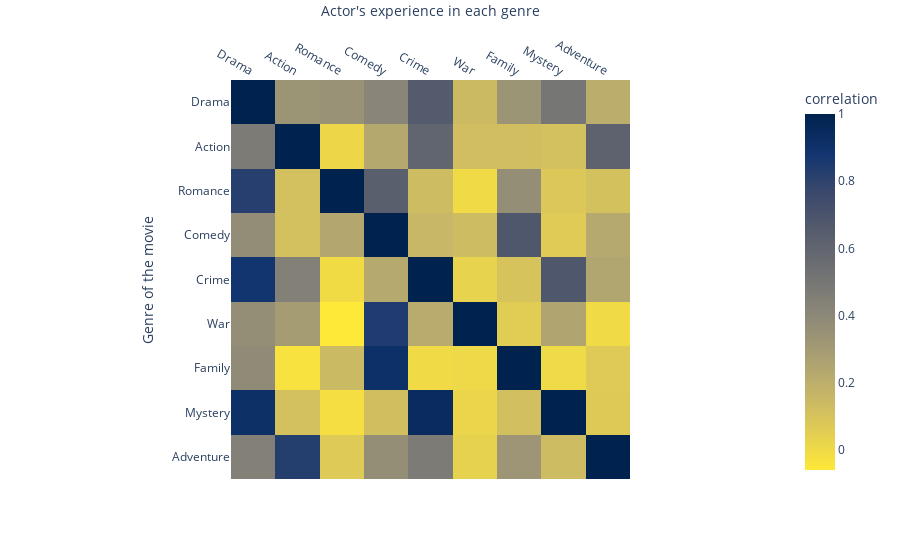

The cell this chart's notebook holds for it:
### Code cell
# plot.
fig = px.imshow(corr_before_ongoing_genres,
                labels=dict(x="Actor's experience in each genre", y="Genre of the movie", color="correlation"),
                x=['Drama', 'Action', 'Romance', 'Comedy', 'Crime', 'War', 'Family', 'Mystery', 'Adventure'],
                y=['Drama', 'Action', 'Romance', 'Comedy', 'Crime', 'War', 'Family', 'Mystery', 'Adventure'],
                color_continuous_scale=px.colors.sequential.Cividis_r
               )
fig.update_xaxes(side="top")
fig.show()
# fig.write_html("./data/correlation_map.html")

### Figure 1 — Plotly figure (JSON) as saved in the notebook; plotly's stock layout.template omitted (floating-point values rounded to 4 significant figures)
{"data": [{"coloraxis": "coloraxis", "hovertemplate": "Actor's experience in each genre: %{x}<br>Genre of the movie: %{y}<br>correlation: %{z}<extra></extra>", "name": "0", "type": "heatmap", "x": ["Drama", "Action", "Romance", "Comedy", "Crime", "War", "Family", "Mystery", "Adventure"], "xaxis": "x", "y": ["Drama", "Action", "Romance", "Comedy", "Crime", "War", "Family", "Mystery", "Adventure"], "yaxis": "y", "z": [[1, 0.3312, 0.3476, 0.4149, 0.6605, 0.1413, 0.3322, 0.5028, 0.2061], [0.4741, 1, 0.01054, 0.2322, 0.5987, 0.1257, 0.1233, 0.114, 0.6185], [0.8236, 0.1149, 1, 0.6329, 0.136, -0.003484, 0.3676, 0.07909, 0.1128], [0.373, 0.1137, 0.2402, 1, 0.1559, 0.1328, 0.6801, 0.06305, 0.2289], [0.8847, 0.4417, -0.006059, 0.2296, 1, 0.03084, 0.1017, 0.6814, 0.2481], [0.3684, 0.2953, -0.05892, 0.8458, 0.2173, 1, 0.05483, 0.2525, -0.0008634], [0.3849, -0.03194, 0.1447, 0.9115, -0.001997, 0.004101, 1, 0.001385, 0.06782], [0.9121, 0.1144, -0.01852, 0.1199, 0.9423, 0.01969, 0.1218, 1, 0.07091], [0.4466, 0.8314, 0.06911, 0.3692, 0.4726, 0.0325, 0.3307, 0.133, 1]]}], "layout": {"coloraxis": {"colorbar": {"title": {"text": "correlation"}}, "colorscale": [[0, "#fee838"], [0.1111, "#e1cc55"], [0.2222, "#c3b369"], [0.3333, "#a59c74"], [0.4444, "#8a8678"], [0.5556, "#707173"], [0.6667, "#575d6d"], [0.7778, "#3b496c"], [0.8889, "#123570"], [1, "#00224e"]]}, "margin": {"t": 60}, "xaxis": {"anchor": "y", "constrain": "domain", "domain": [0, 1], "scaleanchor": "y", "side": "top", "title": {"text": "Actor's experience in each genre"}}, "yaxis": {"anchor": "x", "autorange": "reversed", "constrain": "domain", "domain": [0, 1], "title": {"text": "Genre of the movie"}}}}
